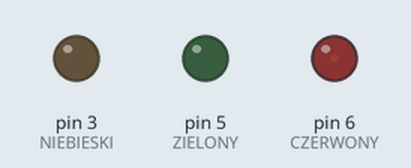
Simulated run of this sketch. Board: Arduino Uno, built with avr-gcc and run on an emulated ATmega328P. Shown: output pins drawn as LEDs (lit = HIGH).

Above: at 0.15 s.
At 6.2 s:
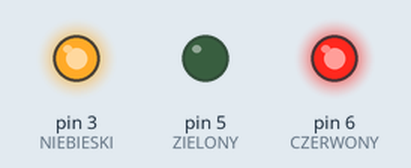
At 9.7 s:
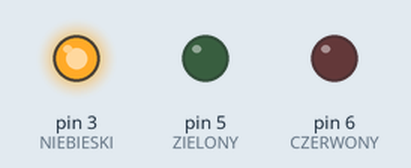
At 13.3 s:
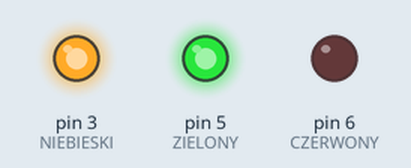
At 23.9 s:
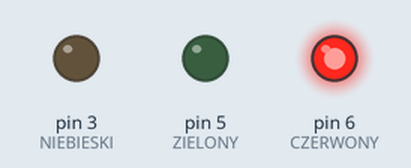
At 39.1 s:
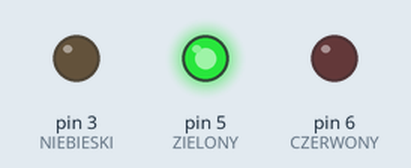
Timing chart, 0 to 40.0 s (numbered marks = the images above):
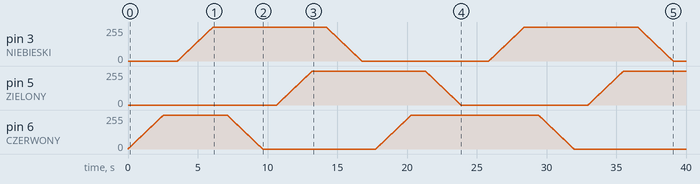

The sketch:

RGBPetla.ino
```cpp
/*
 Name:		RGBPetla.ino
 Created:	11/6/2021 3:45:36 PM
 Author:	kryst
*/

#define NIEBIESKI 3
#define ZIELONY 5
#define CZERWONY 6
#define petla 10
#define przerwa 1000
int czerwonyWartosc, zielonyWartosc, niebieskiWartosc;

void setup()
{
    pinMode(CZERWONY, OUTPUT);
    pinMode(ZIELONY, OUTPUT);
    pinMode(NIEBIESKI, OUTPUT);
    digitalWrite(CZERWONY, HIGH);
    digitalWrite(ZIELONY, LOW);
    digitalWrite(NIEBIESKI, LOW);
    Serial.begin(9600);
    czerwonyWartosc = 0;
}

void loop()
{
    // CZERWONY
    zielonyWartosc = 0;
    niebieskiWartosc = 0;
    for (int i = 0; i < 255; i++)
    {
        if (czerwonyWartosc == 255)
            break;
        else {
            czerwonyWartosc += 1;
            analogWrite(CZERWONY, czerwonyWartosc);
            delay(petla);
        }
    }
    delay(przerwa);

    // FIOLET
    czerwonyWartosc = 255;
    zielonyWartosc = 0;
    niebieskiWartosc = 0;
    for (int i = 0; i < 255; i++)
    {
        niebieskiWartosc += 1;
        analogWrite(NIEBIESKI, niebieskiWartosc);
        delay(petla);
    }
    delay(przerwa);

    // NIEBIESKI
    czerwonyWartosc = 255;
    zielonyWartosc = 0;
    niebieskiWartosc = 255;
    for (int i = 0; i < 255; i++)
    {
        czerwonyWartosc -= 1;
        analogWrite(CZERWONY, czerwonyWartosc);
        delay(petla);
    }
    delay(przerwa);

    // NIEBIESKO - ZIELONY
    czerwonyWartosc = 0;
    zielonyWartosc = 0;
    niebieskiWartosc = 255;
    for (int i = 0; i < 255; i++)
    {
        zielonyWartosc += 1;
        analogWrite(ZIELONY, zielonyWartosc);
        delay(petla);
    }
    delay(przerwa);

    // ZIELONY
    czerwonyWartosc = 0;
    zielonyWartosc = 255;
    niebieskiWartosc = 255;
    for (int i = 0; i < 255; i++)
    {
        niebieskiWartosc -= 1;
        analogWrite(NIEBIESKI, niebieskiWartosc);
        delay(petla);
    }
    delay(przerwa);

    // ZOLTY
    czerwonyWartosc = 0;
    zielonyWartosc = 255;
    niebieskiWartosc = 0;
    for (int i = 0; i < 255; i++)
    {
        czerwonyWartosc += 1;
        analogWrite(CZERWONY, czerwonyWartosc);
        delay(petla);
    }
    delay(przerwa);

    // CZERWONY
    czerwonyWartosc = 255;
    zielonyWartosc = 255;
    niebieskiWartosc = 0;
    for (int i = 0; i < 255; i++)
    {
        zielonyWartosc -= 1;
        analogWrite(ZIELONY, zielonyWartosc);
        delay(petla);
    }
    delay(przerwa);
}
```
